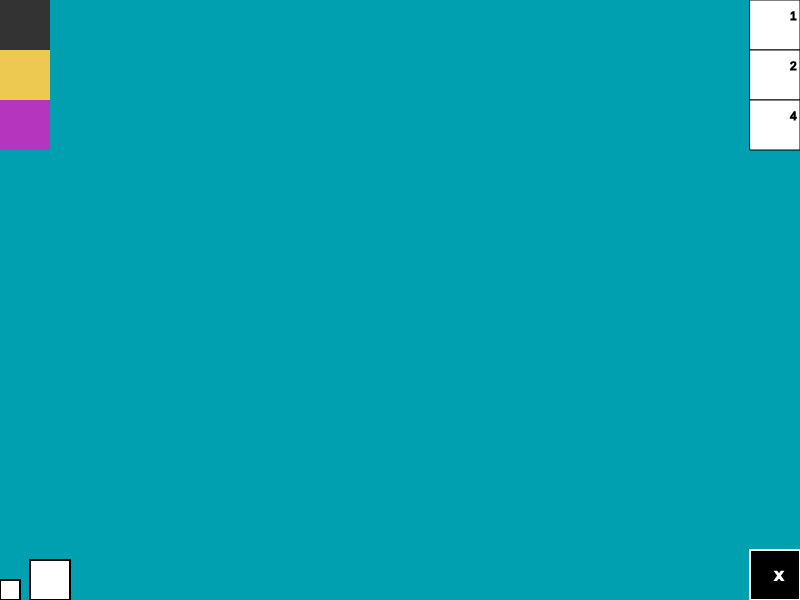
Frame 1 (no input)
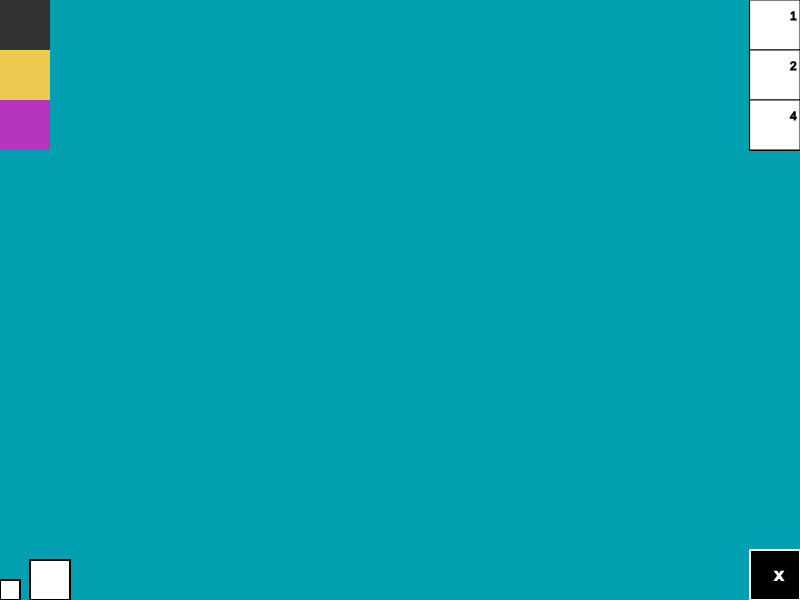
Frame 60 (no input)
Frame 120 (the mouse pressed at the canvas centre since frame 60): identical to frame 60, image omitted

The p5.js sketch that drew these frames (run headless with seeded random() and noise() and a simulated clock; from frame 60 on, the mouse is pressed at the canvas centre):

// p5.js sketch
// ── sketch.js
let thickness;
let brush;
let blackColour;
let yellowColour;
let colourful;
let nLines;

function setup() {
  createCanvas(800, 600);
  background(0, 160, 176);
  blackColour = color(51, 51, 51);
  yellowColour = color(237, 201, 81);
  colourful=color(random(255),random(255),random(255));
  brush = blackColour;
  nLines = 1;
  thickness = 3;
 }

function draw() {
 
  strokeWeight(1);
  //red button
  fill(blackColour);
  noStroke();
  rect(0, 0, 50, 50);
  //yellow button
  fill(yellowColour);
  noStroke();
  rect(0, 50, 50, 50);
  //colour button
  fill(colourful);
  noStroke();
  rect(0, 100, 50, 50);
  // single sym
  fill("white");
  stroke("black");
  rect(width - 50, 0, 50, 50);
  fill("black");
  text("1", width - 10, 20);
  // double sym
  fill("white");
  stroke("black");
  rect(width - 50, 50, 50, 50);
  fill("black");
  text("2", width - 10, 70);
  // four sym
  fill("white");
  stroke("black");
  rect(width - 50, 100, 50, 50);
  fill("black");
  text("4", width - 10, 120);
    //small button
  fill("white");
  stroke("black");
  strokeWeight(2);
  rect(0, height-20, 20, 20);
  //large button
  fill("white");
  stroke("black");
  strokeWeight(2);
  rect(30, height-40, 40, 40);
    //reset button
  fill("black");
  stroke("white");
  strokeWeight(2);
  rect(width-50,height-50, 50, 50);
  fill("white");
  text("X", width -25, height-20);
}

function mouseDragged() {
  stroke(brush);
  strokeWeight(thickness);

  if (nLines == 1) {
    line(mouseX, mouseY, pmouseX, pmouseY);
  } else if (nLines == 2) {
    line(mouseX, mouseY, pmouseX, pmouseY);
    line(width - mouseX, mouseY, width - pmouseX, pmouseY);
  } else if (nLines == 4) {
    line(mouseX, mouseY, pmouseX, pmouseY);
    line(mouseX, height - mouseY, pmouseX, height - pmouseY);
    line(width - mouseX, mouseY, width - pmouseX, pmouseY);
    line(width - mouseX, height - mouseY, width - pmouseX, height - pmouseY);
  } 
 
}

function mousePressed() {
  if (mouseX > 0 && mouseX < 50 && mouseY > 0 && mouseY < 50) {
    brush = blackColour;
  } else if (mouseX > 0 && mouseX < 50 && mouseY > 50 && mouseY < 100) {
    brush = yellowColour;
  } else if (mouseX > 0 && mouseX < 50 && mouseY > 100 && mouseY < 150) {
    colourful=color(random(255),random(255),random(255));
    brush=colourful;
 
    
  } else if (
    mouseX > width - 50 &&
    mouseX < width &&
    mouseY > 0 &&
    mouseY < 50
  ) {
    nLines = 1;
  } else if (
    mouseX > width - 50 &&
    mouseX < width &&
    mouseY > 50 &&
    mouseY < 100
  ) {
    nLines = 2;
  } else if (
    mouseX > width - 50 &&
    mouseX < width &&
    mouseY > 100 &&
    mouseY < 150
  ) {
    nLines = 4;
  }else if (mouseX > 0 && mouseX < 20 && mouseY > height-20 && mouseY < height) {
    thickness = 3;
  } else if (mouseX > 30 && mouseX < 70 && mouseY > height-40 && mouseY < height) {
    thickness = 6;
  }else if (mouseX > width-50 && mouseX < width && mouseY > height-50 && mouseY < height) {
    background(0, random(160),random(176));
}
}
// ── style.css
html,
body {
  margin: 0;
  padding: 0;
}
canvas {
 position: absolute;
 top: 50%;
 left: 50%;
 transform: translate(-50%,-50%);
 padding: 1%;
 box-shadow: 1px 5px 10px grey;
 border: 3px solid black;
}
